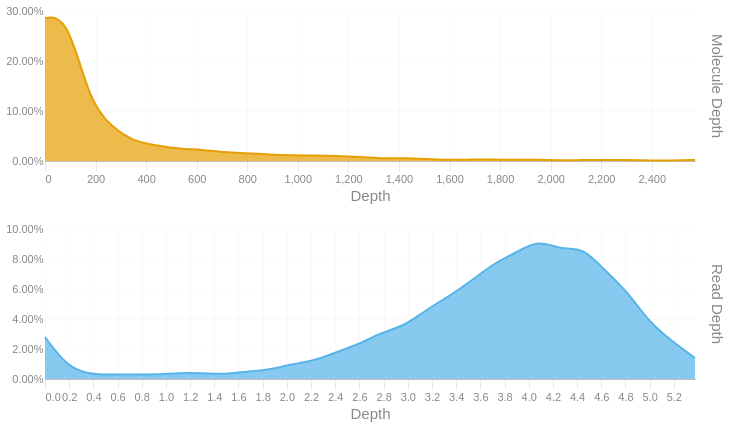

Here is the notebook cell this chart was saved with:
### Code cell
readdep = depth_hist(tb['Read Depth'], q99, 3)
readdep = readdep.with_columns(pl.lit('Read Depth').alias('Metric'))
if not SKIPLR:
    moldep = depth_hist(tb['Molecule Depth'], mol_q99, 1)
    moldep = moldep.with_columns(pl.lit('Molecule Depth').alias('Metric'))
    _hist = pl.concat([readdep, moldep])
    _hist = _hist.filter(pl.col('Proportion') != 0)
    with SafeRender(_hist):
        (
            alt.Chart(_hist)        
            .mark_area(interpolate = "basis")
            .encode(
                x=alt.X('Bin:Q').scale(domainMin=0).axis(alt.Axis(title='Depth')),
                y = alt.Y('Proportion:Q', title = None).axis(format = '.2%'),
                color = alt.Color('Metric:N').legend(None),
                row = alt.Row("Metric:N").header(title = None, labelOrient = 'right'),
                tooltip = [
                    alt.Tooltip("Metric:N", title = "Metric"),
                    alt.Tooltip('Interval:N', title = "Depth Interval"),
                    alt.Tooltip('Proportion:Q', title = "% Alignments").format('.2%')
                ]
            )
            .resolve_scale(x='independent', y='independent')
            .properties(
                height = 150, width = 650,
                usermeta={'embedOptions': {'downloadFileName': f'{samplename}.depth.hist'}}
            )
        ).display()
else:
    readdep = readdep.filter(pl.col('Proportion') != 0)
    with SafeRender(readdep):
        (
            alt.Chart(readdep)        
            .mark_area(interpolate = "basis")
            .encode(
                x=alt.X('Bin:Q').scale(domainMin=0).axis(alt.Axis(title='Depth')),
                y = alt.Y('Proportion:Q', title = None).axis(format = '.2%'),
                tooltip = [
                    alt.Tooltip('Interval:N', title = "Depth Interval"),
                    alt.Tooltip('Proportion:Q', title = "% Alignments").format('.2%')
                ]
            )
            .properties(
                usermeta={'embedOptions': {'downloadFileName': f'{samplename}.depth.hist'}}
            )
        ).display()

### Figure 1 — Vega-Lite specification as saved in the notebook (floating-point values rounded to 4 significant figures)
{"width": 650, "height": 150, "config": {"title": {"anchor": "start", "dy": -15, "fontSize": 18, "color": "#888888", "subtitleColor": "#888888", "subtitleFontSize": 14}, "arc": {"fill": "#0072B2"}, "axis": {"domainColor": "#888888", "domainWidth": 0.5, "gridWidth": 0.2, "grid": false, "titleFontWeight": 400, "titleFontSize": 15, "labelFontSize": 11, "labelColor": "#888888", "tickColor": "#888888", "tickWidth": 0.2, "titleColor": "#888888"}, "axisBand": {"grid": false}, "axisX": {"grid": true, "tickSize": 10, "domainCap": "round"}, "axisY": {"domain": false, "grid": true, "tickSize": 0, "domainCap": "round"}, "background": "transparent", "header": {"labelFontSize": 15, "labelColor": "#888888", "titleFontSize": 15, "titleFontWeight": 600, "titleColor": "#888888"}, "legend": {"labelFont": "sans-serif", "labelFontSize": 12, "labelColor": "#888888", "symbolSize": 100, "symbolType": "circle", "titleFontSize": 12, "titlePadding": 10, "titleColor": "#888888", "title": null}, "range": {"category": ["#E69F00", "#56B4E9", "#009E73", "#F0E442", "#0072B2", "#D55E00", "#CC79A7", "#000000"], "diverging": ["#cfe8f3", "#a2d4ec", "#73bfe2", "#46abdb", "#1696d2", "#12719e"]}, "area": {"fill": "#0072B2", "fillOpacity": 0.7, "line": true, "strokeOpacity": 0.7}, "line": {"color": "#0072B2", "stroke": "#0072B2", "strokeWidth": 2}, "trail": {"color": "#0072B2", "stroke": "#0072B2", "strokeWidth": 0, "size": 1}, "point": {"filled": true, "fillOpacity": 1.0, "size": 95}, "text": {"color": "#888888", "fontSize": 11, "align": "right", "fontWeight": 400, "size": 11}, "bar": {"fill": "#0072B2", "stroke": null}, "view": {"stroke": null, "continuousWidth": 660, "continuousHeight": 400}}, "data": {"name": "data-5e9e71b58cc847a1841fddf59e259c39"}, "mark": {"type": "area", "interpolate": "basis"}, "encoding": {"color": {"field": "Metric", "legend": null, "type": "nominal"}, "row": {"field": "Metric", "header": {"title": null, "labelOrient": "right"}, "type": "nominal"}, "tooltip": [{"field": "Metric", "title": "Metric", "type": "nominal"}, {"field": "Interval", "title": "Depth Interval", "type": "nominal"}, {"field": "Proportion", "format": ".2%", "title": "% Alignments", "type": "quantitative"}], "x": {"axis": {"title": "Depth"}, "field": "Bin", "scale": {"domainMin": 0}, "type": "quantitative"}, "y": {"axis": {"format": ".2%"}, "field": "Proportion", "title": null, "type": "quantitative"}}, "resolve": {"scale": {"x": "independent", "y": "independent"}}, "usermeta": {"embedOptions": {"downloadFileName": "S3_Palmer_537.depth.hist"}}, "$schema": "https://vega.github.io/schema/vega-lite/v6.1.0.json", "datasets": {"data-5e9e71b58cc847a1841fddf59e259c39": [{"Bin": 0.0, "Interval": "0.0-0.185", "Proportion": 0.028, "Metric": "Read Depth"}, {"Bin": 0.185, "Interval": "0.185-0.371", "Proportion": 0.008, "Metric": "Read Depth"}, {"Bin": 0.371, "Interval": "0.371-0.556", "Proportion": 0.003, "Metric": "Read Depth"}, {"Bin": 0.556, "Interval": "0.556-0.741", "Proportion": 0.003, "Metric": "Read Depth"}, {"Bin": 0.741, "Interval": "0.741-0.927", "Proportion": 0.003, "Metric": "Read Depth"}, {"Bin": 0.927, "Interval": "0.927-1.112", "Proportion": 0.003, "Metric": "Read Depth"}, {"Bin": 1.112, "Interval": "1.112-1.297", "Proportion": 0.004, "Metric": "Read Depth"}, {"Bin": 1.297, "Interval": "1.297-1.483", "Proportion": 0.004, "Metric": "Read Depth"}, {"Bin": 1.483, "Interval": "1.483-1.668", "Proportion": 0.003, "Metric": "Read Depth"}, {"Bin": 1.668, "Interval": "1.668-1.853", "Proportion": 0.005, "Metric": "Read Depth"}, {"Bin": 1.853, "Interval": "1.853-2.039", "Proportion": 0.006, "Metric": "Read Depth"}, {"Bin": 2.039, "Interval": "2.039-2.224", "Proportion": 0.01, "Metric": "Read Depth"}, {"Bin": 2.224, "Interval": "2.224-2.409", "Proportion": 0.012, "Metric": "Read Depth"}, {"Bin": 2.409, "Interval": "2.409-2.595", "Proportion": 0.018, "Metric": "Read Depth"}, {"Bin": 2.595, "Interval": "2.595-2.78", "Proportion": 0.023, "Metric": "Read Depth"}, {"Bin": 2.78, "Interval": "2.78-2.965", "Proportion": 0.031, "Metric": "Read Depth"}, {"Bin": 2.965, "Interval": "2.965-3.151", "Proportion": 0.035, "Metric": "Read Depth"}, {"Bin": 3.151, "Interval": "3.151-3.336", "Proportion": 0.046, "Metric": "Read Depth"}, {"Bin": 3.336, "Interval": "3.336-3.521", "Proportion": 0.055, "Metric": "Read Depth"}, {"Bin": 3.521, "Interval": "3.521-3.707", "Proportion": 0.065, "Metric": "Read Depth"}, {"Bin": 3.707, "Interval": "3.707-3.892", "Proportion": 0.077, "Metric": "Read Depth"}, {"Bin": 3.892, "Interval": "3.892-4.077", "Proportion": 0.084, "Metric": "Read Depth"}, {"Bin": 4.077, "Interval": "4.077-4.263", "Proportion": 0.093, "Metric": "Read Depth"}, {"Bin": 4.263, "Interval": "4.263-4.448", "Proportion": 0.086, "Metric": "Read Depth"}, {"Bin": 4.448, "Interval": "4.448-4.633", "Proportion": 0.088, "Metric": "Read Depth"}, {"Bin": 4.633, "Interval": "4.633-4.819", "Proportion": 0.072, "Metric": "Read Depth"}, {"Bin": 4.819, "Interval": "4.819-5.004", "Proportion": 0.058, "Metric": "Read Depth"}, {"Bin": 5.004, "Interval": "5.004-5.189", "Proportion": 0.037, "Metric": "Read Depth"}, {"Bin": 5.189, "Interval": "5.189-5.375", "Proportion": 0.025, "Metric": "Read Depth"}, {"Bin": 5.375, "Interval": "5.375-5.56", "Proportion": 0.014, "Metric": "Read Depth"}, {"Bin": 0.0, "Interval": "0.0-88.7", "Proportion": 0.286, "Metric": "Molecule Depth"}, {"Bin": 88.7, "Interval": "88.7-177.3", "Proportion": 0.29, "Metric": "Molecule Depth"}, {"Bin": 177.3, "Interval": "177.3-266.0", "Proportion": 0.116, "Metric": "Molecule Depth"}, {"Bin": 266.0, "Interval": "266.0-354.6", "Proportion": 0.067, "Metric": "Molecule Depth"}, {"Bin": 354.6, "Interval": "354.6-443.3", "Proportion": 0.038, "Metric": "Molecule Depth"}, {"Bin": 443.3, "Interval": "443.3-531.9", "Proportion": 0.031, "Metric": "Molecule Depth"}, {"Bin": 531.9, "Interval": "531.9-620.6", "Proportion": 0.024, "Metric": "Molecule Depth"}, {"Bin": 620.6, "Interval": "620.6-709.3", "Proportion": 0.023, "Metric": "Molecule Depth"}, {"Bin": 709.3, "Interval": "709.3-797.9", "Proportion": 0.017, "Metric": "Molecule Depth"}, {"Bin": 797.9, "Interval": "797.9-886.6", "Proportion": 0.016, "Metric": "Molecule Depth"}, {"Bin": 886.6, "Interval": "886.6-975.2", "Proportion": 0.013, "Metric": "Molecule Depth"}, {"Bin": 975.2, "Interval": "975.2-1063.9", "Proportion": 0.011, "Metric": "Molecule Depth"}, {"Bin": 1064.0, "Interval": "1063.9-1152.5", "Proportion": 0.011, "Metric": "Molecule Depth"}, {"Bin": 1152.0, "Interval": "1152.5-1241.2", "Proportion": 0.01, "Metric": "Molecule Depth"}, {"Bin": 1241.0, "Interval": "1241.2-1329.8", "Proportion": 0.008, "Metric": "Molecule Depth"}, {"Bin": 1330.0, "Interval": "1329.8-1418.5", "Proportion": 0.005, "Metric": "Molecule Depth"}, {"Bin": 1418.0, "Interval": "1418.5-1507.2", "Proportion": 0.006, "Metric": "Molecule Depth"}, {"Bin": 1507.0, "Interval": "1507.2-1595.8", "Proportion": 0.004, "Metric": "Molecule Depth"}, {"Bin": 1596.0, "Interval": "1595.8-1684.5", "Proportion": 0.002, "Metric": "Molecule Depth"}, {"Bin": 1684.0, "Interval": "1684.5-1773.1", "Proportion": 0.003, "Metric": "Molecule Depth"}, {"Bin": 1773.0, "Interval": "1773.1-1861.8", "Proportion": 0.003, "Metric": "Molecule Depth"}, {"Bin": 1862.0, "Interval": "1861.8-1950.4", "Proportion": 0.002, "Metric": "Molecule Depth"}, {"Bin": 1950.0, "Interval": "1950.4-2039.1", "Proportion": 0.003, "Metric": "Molecule Depth"}, {"Bin": 2039.0, "Interval": "2039.1-2127.8", "Proportion": 0.001, "Metric": "Molecule Depth"}, {"Bin": 2128.0, "Interval": "2127.8-2216.4", "Proportion": 0.002, "Metric": "Molecule Depth"}, {"Bin": 2216.0, "Interval": "2216.4-2305.1", "Proportion": 0.002, "Metric": "Molecule Depth"}, {"Bin": 2305.0, "Interval": "2305.1-2393.7", "Proportion": 0.002, "Metric": "Molecule Depth"}, {"Bin": 2394.0, "Interval": "2393.7-2482.4", "Proportion": 0.001, "Metric": "Molecule Depth"}, {"Bin": 2482.0, "Interval": "2482.4-2571.0", "Proportion": 0.001, "Metric": "Molecule Depth"}, {"Bin": 2571.0, "Interval": "2571.0-2659.7", "Proportion": 0.002, "Metric": "Molecule Depth"}]}}
